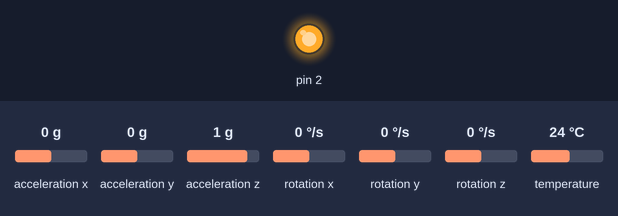
Bench run of a sketch on a simulated Arduino Uno, built with avr-gcc and run on an emulated ATmega328P. Parts: output pins drawn as LEDs (lit = HIGH). The test bench sets the inputs (shaded band); at power-on: acceleration x 0 g, acceleration y 0 g, acceleration z 1 g, rotation x 0 °/s, rotation y 0 °/s, rotation z 0 °/s, temperature 24 °C.

Above: at 2.1 s.
At 8.2 s:
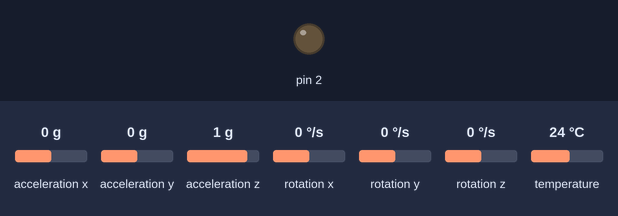
Timing chart, 0 to 9.7 s (numbered marks = the images above):
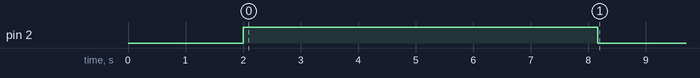

The sketch:

CalibrarMPU.ino
```cpp
#include <stdio.h>
#include <Adafruit_MPU6050.h>
#include <Adafruit_Sensor.h>
#include <Wire.h>

// #define USE_OFFSET

// MPU6050 mpu;
Adafruit_MPU6050 mpu;
sensors_event_t a, g, temp;
float gx, gy, gz;

float gx_offset=-0.04712604,gy_offset=-0.00997102,gz_offset=-0.00537880;

void setup() {
  Serial.begin(115200);
  pinMode(2, OUTPUT);
  Wire.begin();

  if (!mpu.begin()) {
    Serial.println("Failed to find MPU6050 chip");
    while (1) {
      delay(10);
    }
  }
  mpu.setAccelerometerRange(MPU6050_RANGE_8_G);
  mpu.setGyroRange(MPU6050_RANGE_500_DEG);
  mpu.setFilterBandwidth(MPU6050_BAND_184_HZ);
  delay(2000);

  digitalWrite(2, HIGH);
  int count = 5000/10;

  for (int i=0; i<count; i++) {
    mpu.getEvent(&a, &g, &temp);
    gx += g.gyro.x;
    gy += g.gyro.y;
    gz += g.gyro.z;
    delay(10);
  }
  gx /= count;
  gy /= count;
  gz /= count;

  #ifdef USE_OFFSET
  gx -= gx_offset;
  gy -= gy_offset;
  gz -= gz_offset;
  #endif

  digitalWrite(2, LOW);
  printf("\nResultado da Calibração:\ngx_offset = %.08f;\ngy_offset = %.08f;\ngz_offset = %.08f;\n", gx, gy, gz);
}

void loop() {
  delay(1000);
}
```
